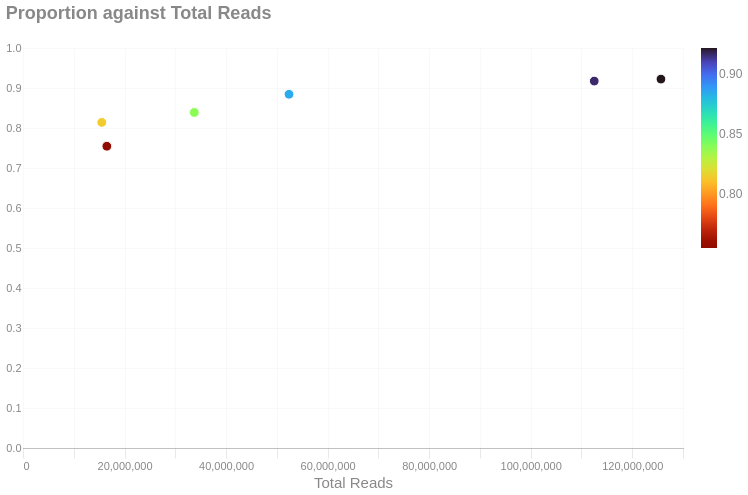

Notebook code cell kept with this figure:
### Markdown cell above
### Total reads vs
This scatterplot is a diagnostic that shows the relationship between the proportion of total reads compared to _something_. Each point is a sample and is colored by the value of the variable you select.

### Code cell
_ycols = ["Valid", "Unique Molecules", "Linked", "Barcodes", "Molecules/Barcode", "Reads/Molecule"]
dropdowny = alt.binding_select(
    options= _ycols,
    labels=[f" {i}  " for i in _ycols],
    name='Y Axis: '
)
ycol_param = alt.param(value='Linked', bind=dropdowny)

with SafeRender(aggregate_df):
    (
        alt.Chart(aggregate_df[['Sample', 'Valid', 'Total Reads', "Unique Molecules", "Linked", "Barcodes", "Molecules/Barcode", "Reads/Molecule"]])
        .mark_point(stroke = "white", strokeWidth = 1)
        .add_params(ycol_param)
        .transform_calculate(Selected=f'datum[{ycol_param.name}]')
        .encode(
            y=alt.Y('Selected:Q', title = ''),
            x='Total Reads:Q',
            color=alt.Color('Selected:Q').scale(scheme='turbo', reverse = True),
            tooltip = ['Sample', 'Selected:Q', 'Total Reads:Q']
        )
        .properties(
            title=alt.Title('Proportion against Total Reads'),
            usermeta={
                'embedOptions': {'downloadFileName': f'alignments.percent.linked'},
                'padding': {'left': 80, 'right': 20, 'top': 10, 'bottom': 10}
            }
        )
    ).display()

### Figure 1 — Vega-Lite specification as saved in the notebook (floating-point values rounded to 4 significant figures)
{"width": "container", "height": 400, "config": {"title": {"anchor": "start", "dy": -15, "fontSize": 18, "color": "#888888", "subtitleColor": "#888888", "subtitleFontSize": 14}, "arc": {"fill": "#0072B2"}, "axis": {"domainColor": "#888888", "domainWidth": 0.5, "gridWidth": 0.2, "grid": false, "titleFontWeight": 400, "titleFontSize": 15, "labelFontSize": 11, "labelColor": "#888888", "tickColor": "#888888", "tickWidth": 0.2, "titleColor": "#888888"}, "axisBand": {"grid": false}, "axisX": {"grid": true, "tickSize": 10, "domainCap": "round"}, "axisY": {"domain": false, "grid": true, "tickSize": 0, "domainCap": "round"}, "background": "transparent", "header": {"labelFontSize": 15, "labelColor": "#888888", "titleFontSize": 15, "titleFontWeight": 600, "titleColor": "#888888"}, "legend": {"labelFont": "sans-serif", "labelFontSize": 12, "labelColor": "#888888", "symbolSize": 100, "symbolType": "circle", "titleFontSize": 12, "titlePadding": 10, "titleColor": "#888888", "title": null}, "range": {"category": ["#E69F00", "#56B4E9", "#009E73", "#F0E442", "#0072B2", "#D55E00", "#CC79A7", "#000000"], "diverging": ["#cfe8f3", "#a2d4ec", "#73bfe2", "#46abdb", "#1696d2", "#12719e"]}, "area": {"fill": "#0072B2", "fillOpacity": 0.7, "line": true, "strokeOpacity": 0.7}, "line": {"color": "#0072B2", "stroke": "#0072B2", "strokeWidth": 2}, "trail": {"color": "#0072B2", "stroke": "#0072B2", "strokeWidth": 0, "size": 1}, "point": {"filled": true, "fillOpacity": 1.0, "size": 95}, "text": {"color": "#888888", "fontSize": 11, "align": "right", "fontWeight": 400, "size": 11}, "bar": {"fill": "#0072B2", "stroke": null}, "view": {"stroke": null, "continuousWidth": 660, "continuousHeight": 400}}, "data": {"name": "data-310863dce7b6546a8c79d31629bd24ab"}, "mark": {"type": "point", "stroke": "white", "strokeWidth": 1}, "encoding": {"color": {"field": "Selected", "scale": {"scheme": "turbo", "reverse": true}, "type": "quantitative"}, "tooltip": [{"field": "Sample", "type": "nominal"}, {"field": "Selected", "type": "quantitative"}, {"field": "Total Reads", "type": "quantitative"}], "x": {"field": "Total Reads", "type": "quantitative"}, "y": {"field": "Selected", "title": "", "type": "quantitative"}}, "params": [{"name": "param_a309013bad88faac", "bind": {"input": "select", "options": ["Valid", "Unique Molecules", "Linked", "Barcodes", "Molecules/Barcode", "Reads/Molecule"], "labels": [" Valid  ", " Unique Molecules  ", " Linked  ", " Barcodes  ", " Molecules/Barcode  ", " Reads/Molecule  "], "name": "Y Axis: "}, "value": "Linked"}], "title": {"text": "Proportion against Total Reads"}, "transform": [{"calculate": "datum[param_a309013bad88faac]", "as": "Selected"}], "usermeta": {"embedOptions": {"downloadFileName": "alignments.percent.linked"}, "padding": {"left": 80, "right": 20, "top": 10, "bottom": 10}}, "$schema": "https://vega.github.io/schema/vega-lite/v6.4.1.json", "datasets": {"data-310863dce7b6546a8c79d31629bd24ab": [{"Sample": "260427_10_15b_M2_10488528_23Y7JGLT4_L4", "Valid": 0.9889, "Total Reads": 33740716, "Unique Molecules": 11000980, "Linked": 0.8388, "Barcodes": 608837, "Molecules/Barcode": 18.07, "Reads/Molecule": 4.8}, {"Sample": "260427_13_50b_MqA_10488528_23Y7JGLT4_L4", "Valid": 0.9891, "Total Reads": 125657443, "Unique Molecules": 23711817, "Linked": 0.9222, "Barcodes": 1979629, "Molecules/Barcode": 11.98, "Reads/Molecule": 7.6}, {"Sample": "260427_15_50b_M2_10488528_23Y7JGLT4_L4", "Valid": 0.9883, "Total Reads": 112517631, "Unique Molecules": 19692651, "Linked": 0.9173, "Barcodes": 1796844, "Molecules/Barcode": 10.96, "Reads/Molecule": 8.8}, {"Sample": "260427_3_5b_MqA_10488528_23Y7JGLT4_L4", "Valid": 0.9893, "Total Reads": 16513128, "Unique Molecules": 7532436, "Linked": 0.7544, "Barcodes": 246052, "Molecules/Barcode": 30.61, "Reads/Molecule": 3.4}, {"Sample": "260427_5_5b_M2_10488528_23Y7JGLT4_L4", "Valid": 0.9892, "Total Reads": 15511417, "Unique Molecules": 5504045, "Linked": 0.814, "Barcodes": 227219, "Molecules/Barcode": 24.22, "Reads/Molecule": 4.5}, {"Sample": "260427_8_15b_MqA_10488528_23Y7JGLT4_L4", "Valid": 0.9894, "Total Reads": 52399120, "Unique Molecules": 15353011, "Linked": 0.8843, "Barcodes": 694301, "Molecules/Barcode": 22.11, "Reads/Molecule": 4.7}]}}
